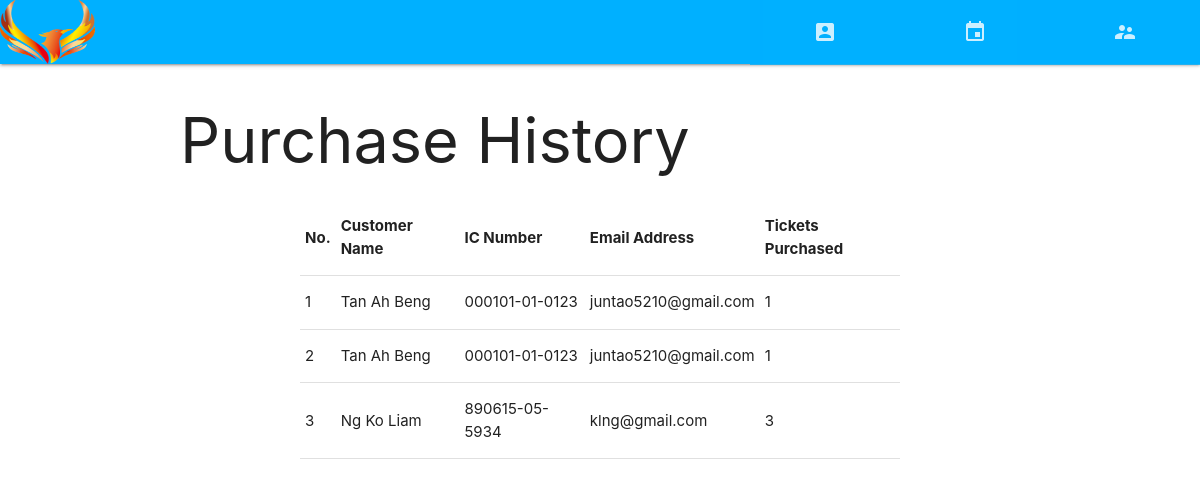
The app's page /eventPurchaseHistory.php?id=E00001 with its own data.
### tables this page shows
CREATE TABLE IF NOT EXISTS `ticket` (
  `t_ID` int(11) NOT NULL,
  `num_of_ticket` int(11) NOT NULL,
  `e_ID` char(6) NOT NULL,
  `name` varchar(30) NOT NULL,
  `email` varchar(50) NOT NULL,
  `icNum` char(14) NOT NULL
);

### eventPurchaseHistory.php (the view, shortened to what this page needs)
<!DOCTYPE html>
<?php
$header = array(
    "" => "No.",
    "name" => "Customer Name",
    "icNum" => "IC Number",
    "email" => "Email Address",
    "num_of_ticket" => "Tickets Purchased"
);
?>
<html>
    <head>
        <link rel="stylesheet" href="https://cdnjs.cloudflare.com/ajax/libs/materialize/1.0.0/css/materialize.min.css">
    </head>
    <body>
        <header><?php include_once './adminheader.php';?></header>
        <div class="container"><h1>Purchase History</h1></div>
        <form method="post" action="" style="padding-right: 25%;padding-left: 25%;">
            <table>
                <?php
                echo "<tr>";
                foreach ($header as $key => $value){
                    printf("<th>%s</th>", $value);
                }
                echo "</tr>";
                if($_SERVER['REQUEST_METHOD'] == 'GET'){
                    $count = 1;
                    $db = new mysqli(HOST,USER,PASS,NAME);
                    $sql = "SELECT name, icNum, email, num_of_ticket FROM ticket WHERE e_ID = '".$_GET['id']."'";
                    $res = $db->query($sql);
                    while($rw = $res->fetch_object()){
                        printf("<tr>
                            <td>%s</td>
                            <td>%s</td>
                            <td>%s</td>
                            <td>%s</td>
                            <td>%d</td>
                            </tr>", $count, $rw->name, $rw->icNum, $rw->email, $rw->num_of_ticket);
                        $count++;
                    }
                }
                ?>
            </table>
        </form>
    </body>
</html>

### records on screen
ticket: name "Tan Ah Beng", icNum "000101-01-0123", email "juntao5210@gmail.com", num_of_ticket "1"
ticket: name "Tan Ah Beng", icNum "000101-01-0123", email "juntao5210@gmail.com", num_of_ticket "1"
ticket: name "Ng Ko Liam", icNum "890615-05-5934", email "klng@gmail.com", num_of_ticket "3"

### other values on screen
$value "No."
$value "Customer Name"
$value "IC Number"
$value "Email Address"
$value "Tickets Purchased"
